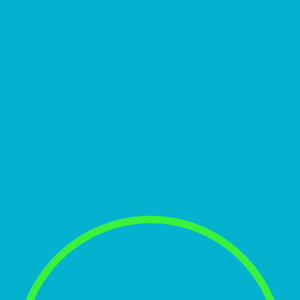
Frame 1 (no input)
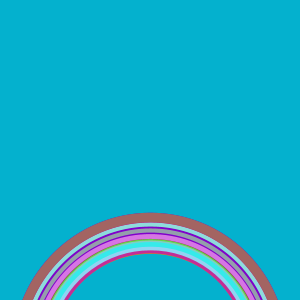
Frame 60 (the mouse pressed at the canvas centre just before this capture)
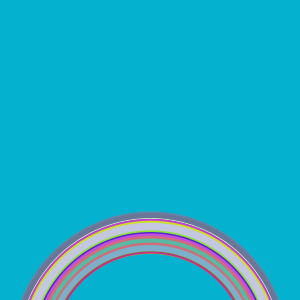
Frame 120 (the mouse held since frame 60 and released just before this capture)

The Processing sketch that drew these frames (run headless with seeded random() and noise(); from frame 60 on, the mouse is pressed at the canvas centre):

// Processing sketch: processing_123898
// ── processing_123898.pde

void setup() {
  size(300, 300);
  background(#04B1CE);
  noFill();
}

void draw() {
  strokeWeight(random(3, 10));
  stroke(random(225), random(255), random(255));
  float rainbow_size = random(200, 270);
  ellipse(150, 350, rainbow_size, rainbow_size);
}
